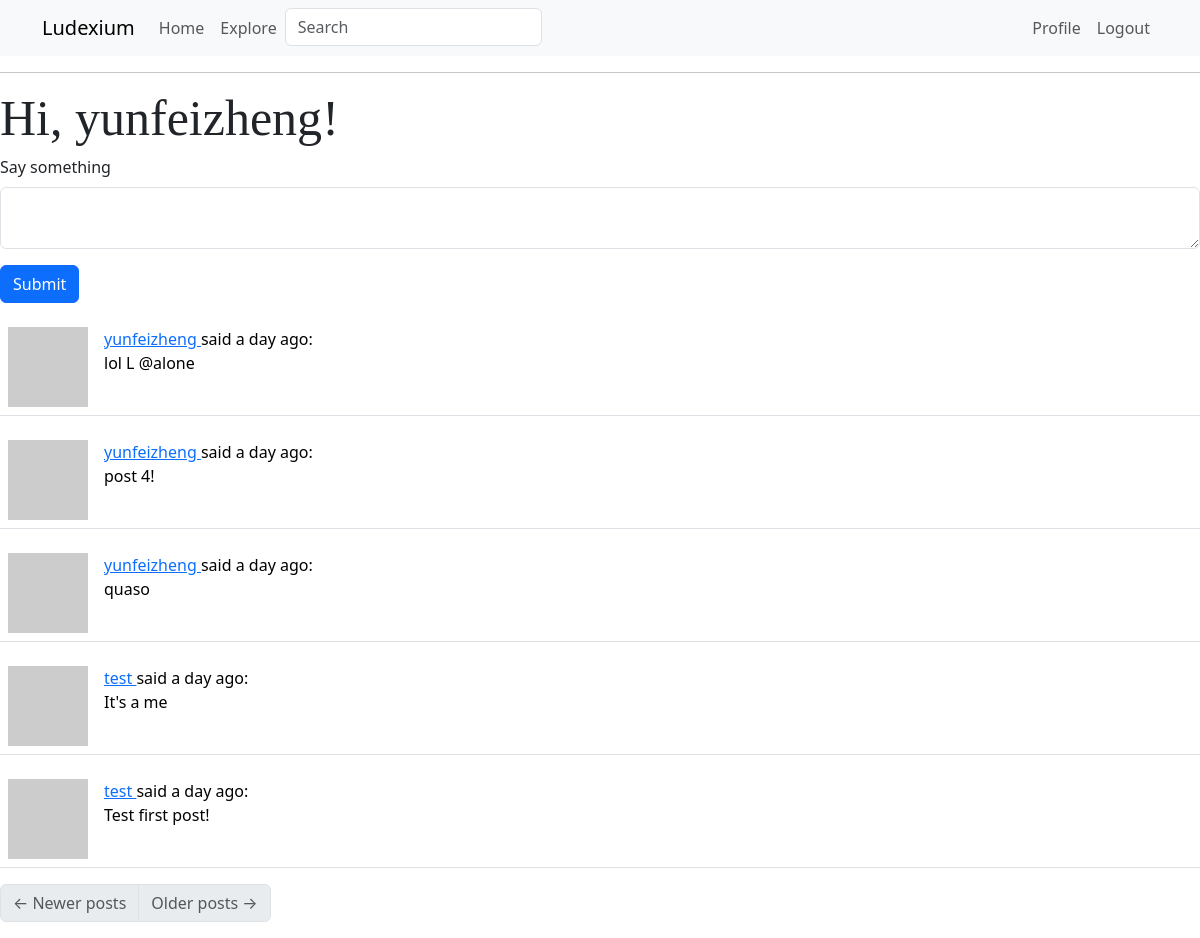
The app's page /index (signed in) with its own data.
### app/models.py (models this page shows, shortened)
class User(UserMixin, db.Model):
    id: so.Mapped[int] = so.mapped_column(primary_key=True)
    username: so.Mapped[str] = so.mapped_column(sa.String(64), index=True, unique=True)
    email: so.Mapped[str] = so.mapped_column(sa.String(120), index=True, unique=True)
    password_hash: so.Mapped[Optional[str]] = so.mapped_column(sa.String(256))
    about_me: so.Mapped[Optional[str]] = so.mapped_column(sa.String(140))
    last_seen: so.Mapped[Optional[datetime]] = so.mapped_column(default=lambda: datetime.now(timezone.utc))
    played_games: so.WriteOnlyMapped['Game'] = so.relationship(
        secondary=played_games, primaryjoin=(played_games.c.player_id == id),
        back_populates='players')
    posts: so.WriteOnlyMapped['Post'] = so.relationship(back_populates='author')
    following: so.WriteOnlyMapped['User'] = so.relationship(
        secondary=followers, primaryjoin=(followers.c.follower_id == id),
        secondaryjoin=(followers.c.followed_id == id),
        back_populates='followers')
    followers: so.WriteOnlyMapped['User'] = so.relationship(
        secondary=followers, primaryjoin=(followers.c.followed_id == id),
        secondaryjoin=(followers.c.follower_id == id),
        back_populates='following')
    def avatar(self, size):
        digest = md5(self.email.lower().encode('utf-8')).hexdigest()
        return f'https://www.gravatar.com/avatar/{digest}?d=identicon&s={size}'
    def following_posts(self):
        Author = so.aliased(User)
        Follower = so.aliased(User)
        return (
            sa.select(Post)
            .join(Post.author.of_type(Author))
            .join(Author.followers.of_type(Follower), isouter=True)
            .where(sa.or_(
                Follower.id == self.id,
                Author.id == self.id,
            ))
            .group_by(Post)
            .order_by(Post.timestamp.desc())
        )

class Post(db.Model):
    id: so.Mapped[int] = so.mapped_column(primary_key=True)
    body: so.Mapped[str] = so.mapped_column(sa.String(140))
    timestamp: so.Mapped[datetime] = so.mapped_column(index=True, default=lambda: datetime.now(timezone.utc))
    user_id: so.Mapped[int] = so.mapped_column(sa.ForeignKey(User.id), index=True)
    author: so.Mapped[User] = so.relationship(back_populates='posts')

### app/routes.py (the view)
@app.route('/', methods=['GET', 'POST'])
@app.route('/index', methods=['GET', 'POST'])
@login_required
def index():
    form = PostForm()
    if form.validate_on_submit():
        post = Post(body=form.post.data, author=current_user)
        db.session.add(post)
        db.session.commit()
        flash('Your post is now live!')
        return redirect(url_for('index'))
    page = request.args.get('page', 1, type=int)
    posts = db.paginate(current_user.following_posts(), page=page, per_page=app.config['POSTS_PER_PAGE'], error_out=False)
    next_url = url_for('index', page=posts.next_num) if posts.has_next else None
    prev_url = url_for('index', page=posts.prev_num) if posts.has_prev else None
    return render_template('index.html', title='Home', form=form, posts=posts.items,
                           next_url=next_url, prev_url=prev_url)

### app/forms.py
class SearchForm(FlaskForm):
    q = StringField('Search', validators=[DataRequired()])
    def __init__(self, *args, **kwargs):
        if 'formdata' not in kwargs:
            kwargs['formdata'] = request.args
        if 'meta' not in kwargs:
            kwargs['meta'] = {'csrf': False}
        super(SearchForm, self).__init__(*args, **kwargs)

class PostForm(FlaskForm):
    post = TextAreaField('Say something', validators=[
        DataRequired(), Length(min=1, max=140)])
    submit = SubmitField('Submit')

### app/models.py (called while the page is built)
@login.user_loader
def load_user(id):
    return db.session.get(User, int(id))

### app/routes.py (called while the page is built)
@app.before_request
def before_request():
    if current_user.is_authenticated:
        current_user.last_seen = datetime.now(timezone.utc)
        g.search_form = SearchForm()
        db.session.commit()

### app/templates/index.html (shortened to what this page needs)
{% extends "base.html" %}
{% import "bootstrap_wtf.html" as wtf %}
{% block content %}
    <h1>Hi, {{ current_user.username }}!</h1>
    {% if form %}
    {{ wtf.quick_form(form) }}
    {% endif %}
    {% for post in posts %}
        {% include '_post.html' %}
    {% endfor %}
    <nav aria-label="Post navigation">
        <ul class="pagination">
            <li class="page-item{% if not prev_url %} disabled{% endif %}">
                <a class="page-link" href="{{ prev_url }}">
                    <span aria-hidden="true">&larr;</span> Newer posts
                </a>
            </li>
            <li class="page-item{% if not next_url %} disabled{% endif %}">
                <a class="page-link" href="{{ next_url }}">
                    Older posts <span aria-hidden="true">&rarr;</span>
                </a>
            </li>
        </ul>
    </nav>
{% endblock %}

### app/templates/_post.html
<table class="table table-hover">
    <tr>
        <td width="70px">
            <a href="{{ url_for('user', username=post.author.username) }}">
                <img src="{{ post.author.avatar(70) }}" />
            </a>
        </td>
        <td>
            <a href="{{ url_for('user', username=post.author.username) }}">
                {{ post.author.username }}
            </a>
            said {{ moment(post.timestamp).fromNow() }}:
            <br>
            {{ post.body }}
        </td>
    </tr>
</table>

### app/templates/index.html (style rules this page uses)
h1 { font: 50px red Arial }

### records on screen
User: username "yunfeizheng"
Post: author.username "yunfeizheng", timestamp "a day ago", body "lol L @alone"
Post: author.username "yunfeizheng", timestamp "a day ago", body "post 4!"
Post: author.username "yunfeizheng", timestamp "a day ago", body "quaso"
Post: author.username "test", timestamp "a day ago", body "It's a me"
Post: author.username "test", timestamp "a day ago", body "Test first post!"

### other values on screen
{{ 'Home' }} "Home"
{{ 'Explore' }} "Explore"
{{ 'Profile' }} "Profile"
{{ 'Logout' }} "Logout"
{{ field.label(class='form-label') }} "Say something"
